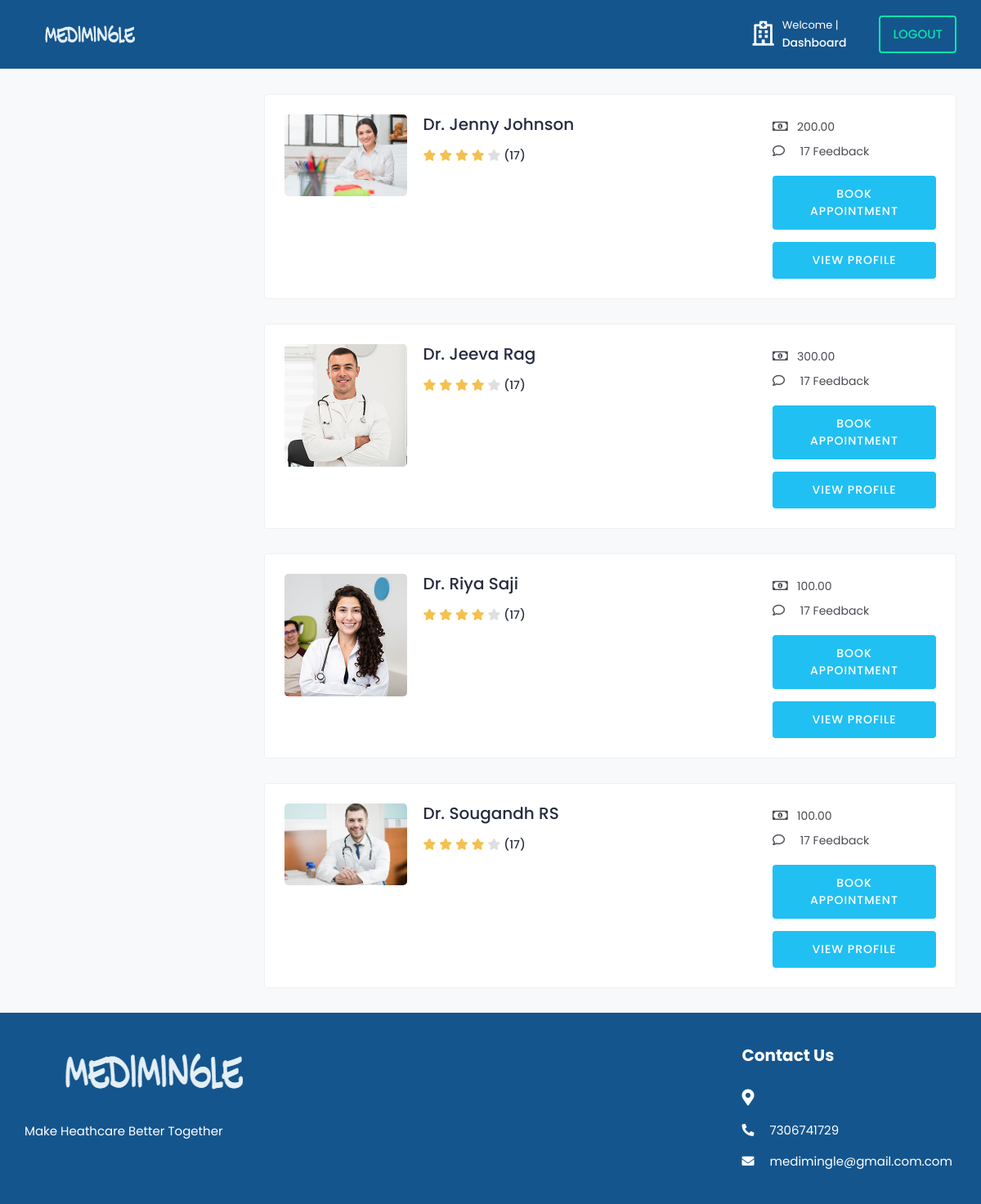
/doctors/ (signed in), run on an earlier commit of the app's database.
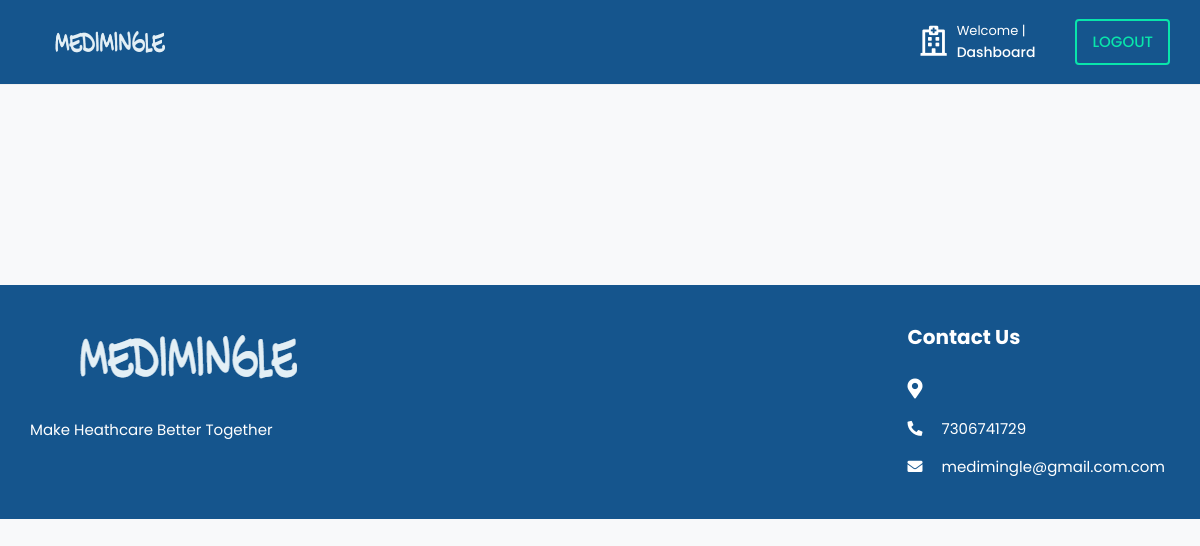
And on a later commit of the database.
### medi/models.py (models this page shows, shortened)
class Doctor(models.Model):
    user = models.OneToOneField(tbl_user, on_delete=models.CASCADE)
    city  = models.CharField(max_length=50,null=True,blank=True)
    profile_image = models.ImageField(upload_to='doctor/',default='default.png')
    gender = models.CharField(max_length=10, blank=True)
    description = models.TextField(blank=True)
    date_joined = models.DateTimeField(default=datetime.now, blank=True)
    consulting_fee = models.DecimalField(max_digits=10, decimal_places=2,blank=True,null=True)
    registration_number = models.CharField(max_length=50, null=True, blank=True)
    certificate = models.FileField(upload_to='certificates/', null=True, blank=True)

class tbl_user(AbstractUser):
    email=models.EmailField(unique=True)
    phone_number=models.CharField(max_length=15, null=True)
    USER_TYPE_CHOICES = (
        ('patient', 'Patient'),('doctor', 'Doctor'),
    )
    user_type = models.CharField(
        max_length=10,
        choices=USER_TYPE_CHOICES,
        default='patient',
    )
    is_email_verified = models.BooleanField(default=False)
    email_verification_token = models.CharField(max_length=255, blank=True, null=True)
    status= models.BooleanField(default=False)

### medi/views.py (the view)
# urls.py: path('doctors/',views.doctors, name='doctors'),
@never_cache
@login_required(login_url='signin')
def doctors(request):
    doctors = Doctor.objects.all()
    context = {
        'doctors':doctors,
    }
    return render(request, 'doctors.html', context)

### templates/doctors.html (shortened to what this page needs)
{% load static %}
{% include 'includes/main_header.html' %}
			<div class="content">
				<div class="container-fluid">
					<div class="row">
						<div class="col-md-12 col-lg-4 col-xl-3 theiaStickySidebar">
						</div>
						<div class="col-md-12 col-lg-8 col-xl-9">
							{% for doctor in doctors %}
							<div class="card">
								<div class="card-body">
									<div class="doctor-widget">
										<div class="doc-info-left">
											<div class="doctor-img">
													<img src="{{ doctor.profile_image.url }}" class="img-fluid" alt="User Image">
											</div>
											<div class="doc-info-cont">
												<h4 class="doc-name">Dr. {{doctor.user.first_name}} {{doctor.user.last_name}}</a></h4>
												<div class="rating">
													<i class="fas fa-star filled"></i>
													<i class="fas fa-star filled"></i>
													<i class="fas fa-star filled"></i>
													<i class="fas fa-star filled"></i>
													<i class="fas fa-star"></i>
													<span class="d-inline-block average-rating">(17)</span>
												</div>
											</div>
										</div>
										<div class="doc-info-right">
											<div class="clini-infos">
												<ul>
													<li><i class="far fa-money-bill-alt"></i>{{doctor.consulting_fee}}</li>
													<li><i class="far fa-comment"></i> 17 Feedback</li>
													</ul>
											</div>
											<div class="clinic-booking">
												<a class="apt-btn" name="book" href="{% url 'booking' doctor.id %}">Book Appointment</a>
												<a class="apt-btn" href="{% url 'doctor_profile' doctor.id %}">View Profile</a>
											</div>
										</div>
									</div>
								</div>
							</div>
							{% endfor %}
						</div>
					</div>
				</div>
			</div>
			<footer class="footer">
				<div class="footer-top">
					<div class="container-fluid">
						<div class="row">
							<div class="col-lg-3 col-md-6">
								<div class="footer-widget footer-about">
									<div class="footer-logo">
										<img src="{% static '/assets/img/logo.png'%}" alt="logo">
									</div>
									<div class="footer-about-content">
										<p>Make Heathcare Better Together</p>
									</div>
								</div>
							</div>
							<div class="col-lg-3 col-md-6">
							</div>
							<div class="col-lg-3 col-md-6">
							</div>
							<div class="col-lg-3 col-md-6">
								<div class="footer-widget footer-contact">
									<h2 class="footer-title">Contact Us</h2>
									<div class="footer-contact-info">
										<div class="footer-address">
											<span><i class="fas fa-map-marker-alt"></i></span>
										</div>
										<p>
											<i class="fas fa-phone-alt"></i>
											7306741729
										</p>
										<p class="mb-0">
											<i class="fas fa-envelope"></i>
											medimingle@gmail.com.com
										</p>
									</div>
								</div>
							</div>
						</div>
					</div>
				</div>
						</div>
	</body>
</html>

### templates/includes/main_header.html (shortened to what this page needs)
{% load static %}
<!DOCTYPE html>
<html lang="en">
<head>
		<link rel="stylesheet" href="{% static '/assets/css/bootstrap.min.css'%}">
		<link rel="stylesheet" href="{% static '/assets/plugins/fontawesome/css/fontawesome.min.css'%}">
		<link rel="stylesheet" href="{% static '/assets/plugins/fontawesome/css/all.min.css'%}">
		<link rel="stylesheet" href="{% static '/assets/css/style.css'%}">
	</head>
	<body>
		<div class="main-wrapper">
			{% load static %}
<header class="header">
    <nav class="navbar navbar-expand-lg header-nav">
        <div class="navbar-header">
            <a href="index-2.html" class="navbar-brand logo">
                <img src="{% static '/assets/img/logo.png'%}" class="img-fluid" alt="Logo">
            </a>
        </div>
        <ul class="nav header-navbar-rht">
            <li class="nav-item contact-item">
                <div class="header-contact-img">
                    <i  style="color: white;" class="far fa-hospital"></i>
                </div>
                <div class="header-contact-detail">
                    {% if user.is_authenticated %}
                        <p style="color: white;" class="contact-header">Welcome | {{ user.first_name }}</p>
                        {% if user.user_type == 'doctor' %}
                            <p class="contact-info-header"><a href="{% url 'doctor_dashboard' %}" style="color: white;" >Dashboard</a></p>
                        {% else %}
                        <p style="color: white;" class="contact-info-header"><a href="{% url 'patient_dashboard' %}" style="color: white;" >Dashboard</a></p>
                        {% endif %}
                    {% endif %}
                </div>
            </li>
            <li class="nav-item">
				{% if user.is_authenticated %}
				<li class="nav-item">
					<a class="nav-link header-login" href="{% url 'logout' %}">Logout</a>
				</li>
				{% endif %}
        </ul>
    </nav>
</header>

What changed in the data, as far as the page shows it:
removed Doctor: profile_image (placeholder picture), user.first_name "Jenny", user.last_name "Johnson", consulting_fee "200.00"
removed Doctor: profile_image (picture), user.first_name "Jeeva", user.last_name "Rag", consulting_fee "300.00"
removed Doctor: profile_image (picture), user.first_name "Riya", user.last_name "Saji", consulting_fee "100.00"
removed Doctor: profile_image (picture), user.first_name "Sougandh", user.last_name "RS", consulting_fee "100.00"
